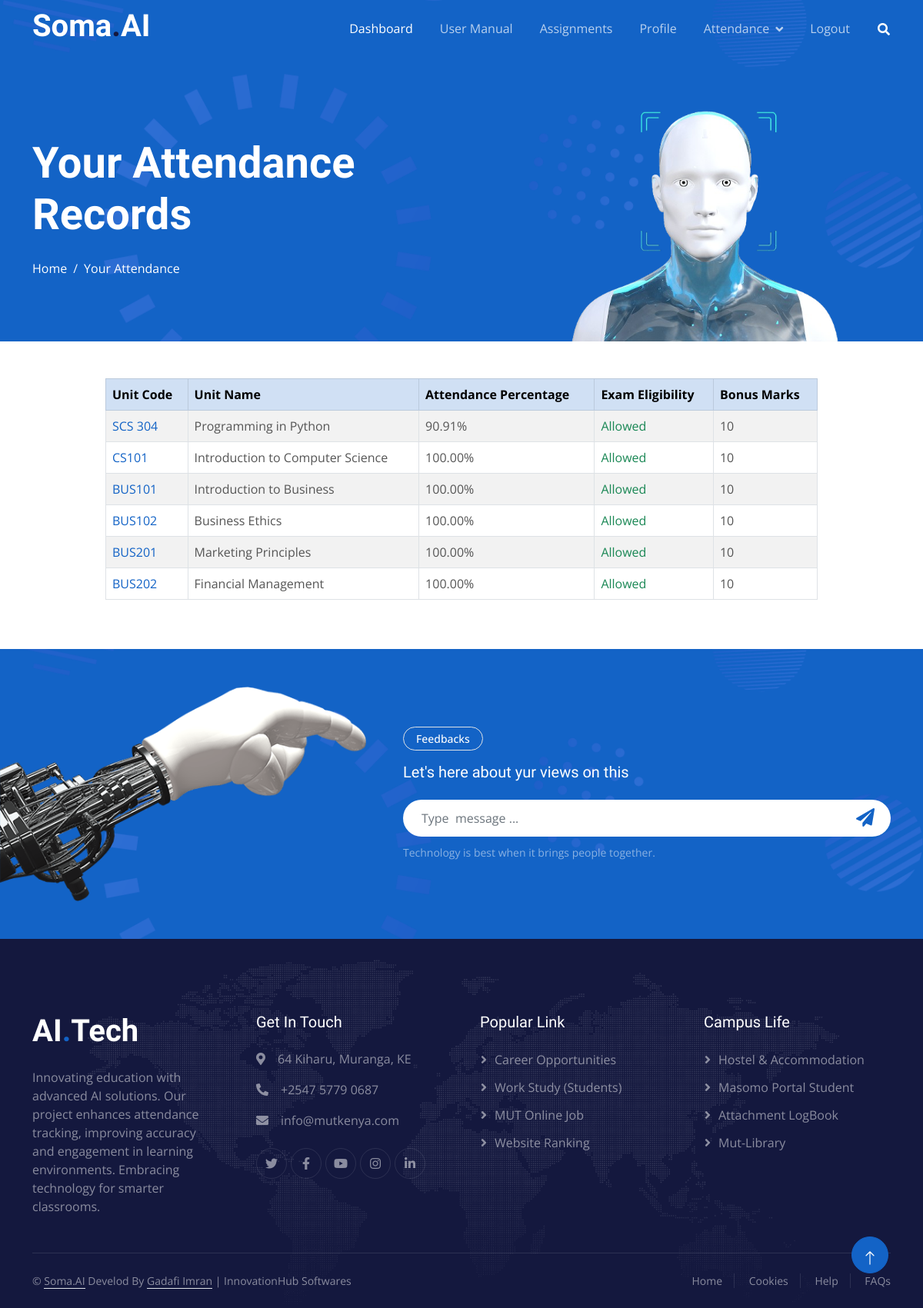
Screenshot of /loged_in_attendance/ (signed in) with the database file from the repository.
### attendance/models.py (models this page shows, shortened)
class Unit(models.Model):
    unit_code = models.CharField(max_length=10, unique=True)
    unit_name = models.CharField(max_length=200)
    course = models.CharField(max_length=200)  # Assuming this is just the name of the course here
    semester = models.CharField(max_length=20)  # e.g., 'Semester 1', 'Semester 2'
    year_of_study = models.IntegerField()  # e.g., 1st year, 2nd year, etc.
    lecturer = models.ForeignKey(LecturerProfile, on_delete=models.CASCADE, limit_choices_to={'role': 'lecturer'})
    current_week = models.CharField(max_length=2,null=True, blank=False, default='1')  # Tracks the current week students can sign for

### attendance/views.py (the view)
# urls.py: path('loged_in_attendance/', views.student_attendance, name='student_attendance'), # attendances for logged in user student
def student_attendance(request):
    if request.user.is_authenticated:
        try:
            student_profile = StudentProfile.objects.get(user_name=request.user.username)
            student = Student.objects.get(profile=student_profile)
            attendance_records = Attendance.objects.filter(student=student).select_related('unit')
            unique_units = {record.unit for record in attendance_records}
            unit_attendance_info = {}
            for unit in unique_units:
                unit_records = attendance_records.filter(unit=unit)
                total_classes = unit_records.count()
                attended_classes = unit_records.filter(present=True).count()
                if total_classes > 0:
                    attendance_percentage = (attended_classes / total_classes) * 100
                    eligible_for_exams = attendance_percentage >= 60
                    bonus_marks = 10 if eligible_for_exams else 0
                    unit_attendance_info[unit] = {
                        'attendance_percentage': round(attendance_percentage, 2),  # Round to 2 decimal places
                        'eligible_for_exams': eligible_for_exams,
                        'bonus_marks': bonus_marks,
                    }
            context = {
                'unique_units': unique_units,
                'unit_attendance_info': unit_attendance_info,  # Include attendance information
            }
            return render(request, 'student_attendance.html', context)
        except StudentProfile.DoesNotExist:
            return render(request, 'student_attendance.html', {'error': 'Student profile not found.'})
        except Student.DoesNotExist:
            return render(request, 'student_attendance.html', {'error': 'Student not found.'})
    else:
        return render(request, 'student_attendance.html', {'error': 'User not authenticated.'})

### attendance/templatetags/custom_filters.py (called while the page is built)
@register.filter
def get_item(dictionary, key):
    return dictionary.get(key)

### templates/student_attendance.html (shortened to what this page needs)
{% extends 'base.html' %}
{% load static %}
{% load custom_filters %}
{% block content %}
 <div class="container-fluid pt-5 bg-primary hero-header">
    <div class="container pt-5">
        <div class="row g-5 pt-5">
            <div class="col-lg-6 align-self-center text-center text-lg-start mb-lg-5">
                <h1 class="display-4 text-white mb-4 animated slideInRight">Your Attendance Records</h1>
                <nav aria-label="breadcrumb">
                    <ol class="breadcrumb justify-content-center justify-content-lg-start mb-0">
                        <li class="breadcrumb-item"><a class="text-white" href="#">Home</a></li>
                        <li class="breadcrumb-item text-white active" aria-current="page">Your Attendance </li>
                    </ol>
                </nav>
            </div>
            <div class="col-lg-6 align-self-end text-center text-lg-end">
                <img class="img-fluid" src="{% static 'img/hero-img.png' %}" alt="" style="max-height: 300px;">
            </div>
        </div>
    </div>
</div>
<div class="container py-5">
    <div class="row justify-content-center">
        <div class="col-lg-10">
            {% if unique_units %}
            <div class="table-responsive">
                <table class="table table-bordered table-striped">
                    <thead class="table-primary">
                        <tr>
                            <th>Unit Code</th>
                            <th>Unit Name</th>
                            <th>Attendance Percentage</th>
                            <th>Exam Eligibility</th>
                            <th>Bonus Marks</th>
                        </tr>
                    </thead>
                    <tbody>
                        {% for unit in unique_units %}
                            <tr>
                                <td><a href="{% url 'unit_attendance' unit.id %}" class="text-primary">{{ unit.unit_code }}</a></td>
                                <td>{{ unit.unit_name }}</td>
                                {% with unit_attendance_info|get_item:unit as info %}
                                    <td>{{ info.attendance_percentage|floatformat:2 }}%</td>
                                    <td>
                                        {% if info.eligible_for_exams %}
                                            <span class="text-success">Allowed</span>
                                        {% else %}
                                            <span class="text-danger">Not Allowed</span>
                                        {% endif %}
                                    </td>
                                    <td>
                                        {% if info.eligible_for_exams %}
                                            {{ info.bonus_marks }}
                                        {% else %}
                                            N/A
                                        {% endif %}
                                    </td>
                                {% endwith %}
                            </tr>
                        {% endfor %}
                    </tbody>
                </table>
            </div>
            {% else %}
                <p>No attendance records found.</p>
            {% endif %}
        </div>
      </div>
    </div>
{% endblock %}

### static/css/style.css (style rules this page uses)
:root { --primary: #1363C6; --secondary: #15ACE1; --light: #F4F7FE; --dark: #14183E; }
h1, h2, h3, .fw-bold { font-weight: 700 !important; }
.hero-header { margin-top: -75px; background: url(../img/bg-hero.png) center center no-repeat; background-size: cover; }
.hero-header .breadcrumb-item+.breadcrumb-item::before { color: var(--light); }

### rows the page displays
Unit: unit_code "SCS 304", unit_name "Programming in Python", attendance_percentage "90.91", bonus_marks "10"
Unit: unit_code "CS101", unit_name "Introduction to Computer Science", attendance_percentage "100.00", bonus_marks "10"
Unit: unit_code "BUS101", unit_name "Introduction to Business", attendance_percentage "100.00", bonus_marks "10"
Unit: unit_code "BUS102", unit_name "Business Ethics", attendance_percentage "100.00", bonus_marks "10"
Unit: unit_code "BUS201", unit_name "Marketing Principles", attendance_percentage "100.00", bonus_marks "10"
Unit: unit_code "BUS202", unit_name "Financial Management", attendance_percentage "100.00", bonus_marks "10"
